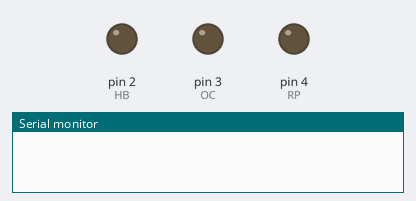
This sketch was run on a simulated Arduino Nano, built with avr-gcc and run on an emulated ATmega328P. Parts: output pins drawn as LEDs (lit = HIGH), the last lines printed to the serial monitor.

Above: at 0.1 s.
At 2.0 s:
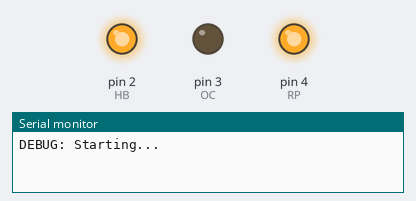
At 3.6 s:
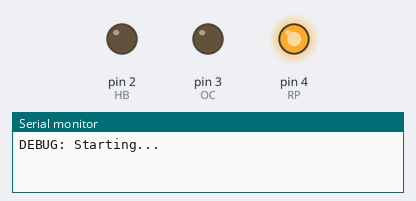
Timing chart, 0 to 5.1 s (numbered marks = the images above):
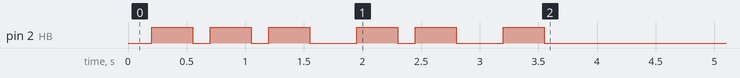

The sketch:

pc-crash-watchdog-arduino.ino
```cpp
/*
  Description: A PC Freeze/Crash Hardware Watch

  Abstract:
      Uses serial communication to establish "health" of the PC (system), when serial communication stops a
      reset is pressed by sending a HIGH signal over the optocopler that connects directly to system RESET signal.

      LEDS:
      GREEN: Three blinks on startup
             Two short blinks before RESET signal followed by RED LED
             Two blinks before board self reset
             One blink for "ALIVE" ping message.
      RED:   Long blink before RESET signal


  Author: Milan Stubljar of stubljar d.o.o. (milan@stubljar.com)

  Updated:  2022-01-07 HBTRIGGERDELAY changed from 60 to 120 sec
            2021-11-26 Refactored c:\src\PycharmProjects\Arduino\Milan-Stubljar\Monitor\pc-crash-watchdog\pc-crash-watchdog.inosoftwareReset to use PIN 4 and RST to trigger RESET
                      Added multiblink at startup and before reset
            2021-11-24 Added code for NANO
  Created:  2018-08-09 Initial Version


  Change Log:
    2021-11-24 milan Added #define BOARD_ARDUINO and BOARD_MICROVIEW to add support for ARDUINO only boards
                     Added ARMED LED on PIN4 to indicate the ARMED STATE
    2020-02-11 milan
      Reset is now also triggered when unarmed, with larger delay: HB_UNARMED_TRIGGERDELAY = 1800 cylces.
    2018-08-09 milan
      Initial code

  Notes:
    Disconet RST Pin before sketch upload!!!

*/

/*
   #pragma GCC diagnostic warning "-fpermissive"
   #pragma GCC diagnostic ignored "-fpermissive"
*/

/*
 * use #define BOARD_ARDUINO for ARDUINO BOARDS
 * or  #define BOARD_MICROVIEW for MicroView - Oled Ardu8ino Module - https://www.sparkfun.com/products/12923
 */
#define BOARD_ARDUINO 1
/* #define BOARD_MICROVIEW 1 */

#ifdef BOARD_MICROVIEW
#include <MicroView.h>
#endif

#define HB 2        // declare LED pin 2 - RECEIVED heartbeat over serial - GREEN LED
#define OC 3        // declare LED pin 3 - TRIGGER OPTOCOUPLER + RED LED, connected to optocoupler
#define RP 4        // declare Reset PIN - Connected to RST pin on ARDUINO NANO BOARD

int cntHB = 0;
int HBTRIGGERDELAY = 120;           // max wait before triggering OC - RESET
int HB_UNARMED_TRIGGERDELAY = 1800; // max wait before triggering OC - RESET while not armed (must be big enough to allow for update)
// Note a loop is consisted of 1000+300ms delay + serial port read delay - on broken connection a serial time our is 1000
// When unarmed, that is 1000+250+1000ms = 2250ms for one loop (cnt++)

int cnt = 0;
int armed = 0;
int force = 0;
char terminator = '.';
String received = "";

String hbAliveMsg = "I am alive";
String hbRebootMsg = "Simply Reboot";

char buf[30];

int lcdMaxX, lcdMaxY, fontWidth, fontHeight;
int hbX, hbY;

int maxInt = 32767; // https://www.arduino.cc/reference/en/language/variables/data-types/int/


#ifdef BOARD_MICROVIEW
MicroViewWidget *hbWidget;  // declare widget pointer
#endif

void multiBlink(int blinkCnt, int delayOn, int delayOff);
void multiBlink(int blinkCnt);

void multiBlink(int blinkCnt, int delayOn, int delayOff) {
  for (int i = 0; i<blinkCnt; i++) {
    digitalWrite(HB, HIGH);
    delay(delayOn);
    digitalWrite(HB, LOW);
    delay(delayOff);
  }
} // multiBlink

void multiBlink(int blinkCnt) {
  multiBlink(blinkCnt, 350, 150);
}

// the setup routine runs once when you press reset:
void setup() {
  pinMode(RP, INPUT_PULLUP);      // set RESET pin as OUTPUT
  digitalWrite(RP, HIGH);
  delay(200);
  pinMode(RP, OUTPUT);      // set RESET pin as OUTPUT

#ifdef BOARD_MICROVIEW
  uView.begin();
  uView.clear(PAGE);
  lcdMaxX = uView.getLCDWidth();
  lcdMaxY = uView.getLCDHeight();
  fontHeight = uView.getFontHeight();
  fontWidth = uView.getFontWidth();
  hbX = fontWidth;
  hbY = lcdMaxY - fontHeight;

  hbWidget = new MicroViewSlider(0, 0, 0, HBTRIGGERDELAY); // declare RED widget as slider
#endif

  pinMode(OC, OUTPUT);      // set RED LED pin as OUTPUT
  digitalWrite(OC, LOW);

  pinMode(HB, OUTPUT);      // set GREEN LED pin as OUTPUT
  digitalWrite(HB, LOW);

  Serial.setTimeout(1000);  // sets the maximum milliseconds to wait for serial data. It defaults to 1000 milliseconds.
  Serial.begin(38400);      // open the serial port at 9600 bps:

#ifdef BOARD_MICROVIEW
    uView.setCursor(0,hbY);
    uView.print("hb: 0");
    uView.display();
#endif

  sprintf(buf, "DEBUG: Starting...");
    Serial.println(buf);
  multiBlink(3);            // Blink 3 times to indicate initialisation of the program
  delay(250);
  multiBlink(2);            // Blink 3 times to indicate initialisation of the program
  delay(250);
  multiBlink(1);            // Blink 3 times to indicate initialisation of the program

  sprintf(buf, "DEBUG: Blinks completed.");
    Serial.println(buf);
}

void softwareReset() {      // Restarts program from beginning by sending RESET SIGNAL from pin RP to RESET PIN
  // asm volatile ("  jmp 0");
  multiBlink(2);
  delay(250);
  digitalWrite(RP, LOW);
}

void processReceived() {
  if (received == hbRebootMsg) {
    armed = 1;
    force = 1;
  } else if (received == hbAliveMsg) {
    armed = 1;
    cnt = 0;
    cntHB++; // Increase number of received heartbeats
    if (cntHB == maxInt) {
      cntHB = 1;
    }
    digitalWrite(HB, HIGH);

#ifdef BOARD_MICROVIEW
    uView.circleFill(32, 24, 5, WHITE, NORM);
    hbWidget->setValue(cnt);
    // Print total number of heartbeats since last reset or power on
    uView.setCursor(0,hbY);
    uView.print(buf);
    uView.display();
    sprintf(buf, "DEBUG: hbX,Y: %d,%d", hbX, hbY);
      Serial.println(buf);
#endif

    sprintf(buf, "DEBUG: cntHB: %d", cntHB);
      Serial.println(buf);
    delay(300);               // wait for a second or two
    digitalWrite(HB, LOW);
  } else {
    cnt++;
    if (cnt == maxInt) {
      cnt == 1;
    }

#ifdef BOARD_MICROVIEW
    uView.circleFill(32, 24, 10, WHITE, NORM);
    hbWidget->setValue(cnt);
    uView.display();
#endif
    delay(300);               // wait for a second or two
  }
} /* void processReceived() */

// the loop routine runs over and over again forever:
void loop() {
  // Attempt to receive heartbeat from PC via the USB
  received = "";
  received = Serial.readStringUntil(terminator);

  processReceived();

  // Check if we have not been getting a heartbeat for longer than the TRIGGER period and trigger reset via OC
  sprintf(buf, "DEBUG: TimeoutCnt: %d", cnt);
  Serial.println(buf);

  // Only trigger reboot if at least one message has been received (armed==1)
  //   or unarmed and more than .5 hour has passed ~
  //   or forced - button pressed
  if ((cnt >= HBTRIGGERDELAY && armed == 1) || (cnt >= HB_UNARMED_TRIGGERDELAY && armed == 0) || (force == 1)) {
    Serial.println("DEBUG: FIRING RESET!");
    multiBlink(2, 150, 50);          // Two short blinks of GREEN LED before the RESET
    digitalWrite(OC, HIGH);
    delay(2000);                     // wait for a second or two
    Serial.println("DEBUG: DONE.!");
    digitalWrite(OC, LOW);
    //    delay(30000);              // wait for 30 seconds - the PC is doing the reset... so it might take some time before we continue anyway
    cnt = 0;
    cntHB = 0;
    force = 0;
    armed = 0;
    Serial.println("DEBUG: Reseting the board.");
    softwareReset();
  }

#ifdef BOARD_MICROVIEW
  uView.circleFill(32, 24, 10, BLACK, NORM);
  uView.display();
#endif
  delay(1000);               // wait for a second
} /* void loop() */
```
